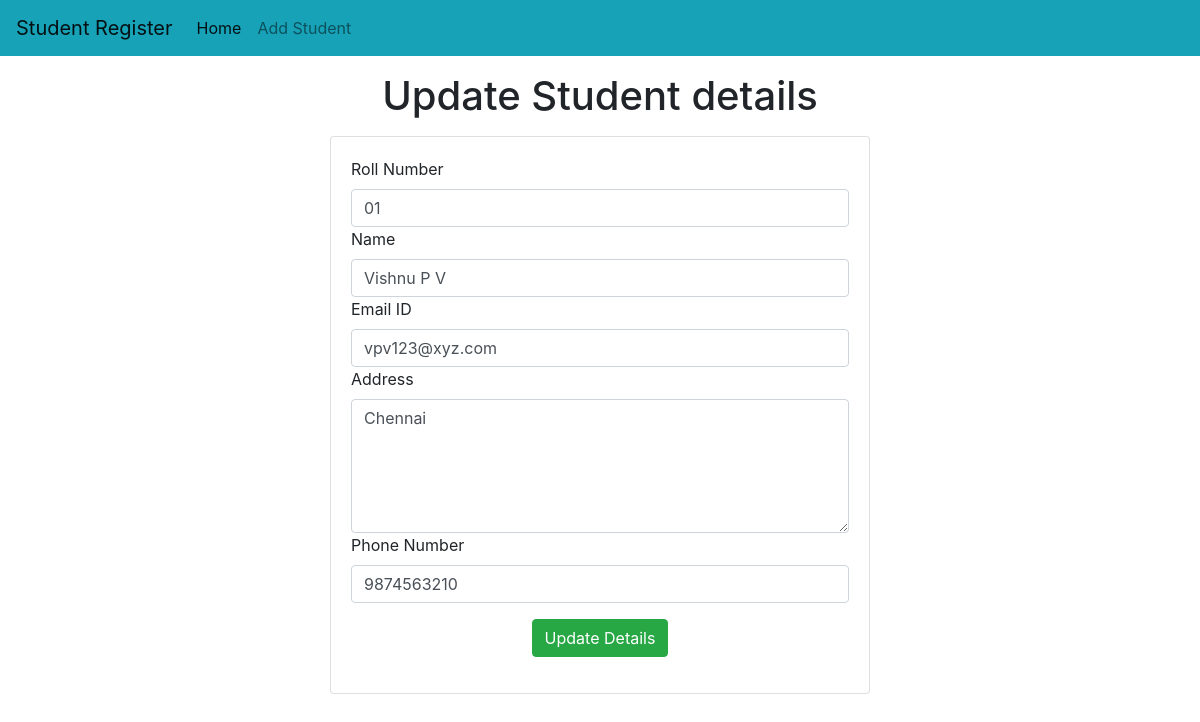
Page /std/update-std/1 on the committed database.
### std/models.py (models this page shows)
class Student(models.Model):
    roll = models.CharField(max_length=100)
    name = models.CharField(max_length=100)
    email = models.CharField(max_length=150)
    address = models.CharField(max_length=200)
    phone = models.CharField(max_length=10)

### std/views.py (the view)
# urls.py: path('update-std/<int:roll>',update_std),
def update_std(request,roll):
    std = Student.objects.get(pk=roll)
    return render(request,"std/update_std.html",{'std':std})

### template/std/update_std.html (shortened to what this page needs)
<!doctype html>
<html lang="en">
  <head>
    <link rel="stylesheet" href="https://cdn.jsdelivr.net/npm/bootstrap@4.0.0/dist/css/bootstrap.min.css">
  </head>
  <body>
    {% include 'std/navbar.html'%}
    <h1 class="text-center my-3">Update Student details</h1>
    <div class="container">
        <class class="row">
            <div class="col-md-6 offset-md-3">
                <div class="card">
                    <div class="card-body">
                        <form action="/std/do-update-std/{{std.id}}" method="POST">
                            <div class="md-3">
                                <label for="roll">Roll Number</label>
                                <input name="std_roll" type="text" id="roll" class="form-control" placeholder="roll number" required value="{{std.roll}}">
                            </div>
                            <div class="md-3">
                                <label for="name">Name</label>
                                <input name="std_name" type="text" id="name" class="form-control" placeholder="name" required value="{{std.name}}">
                            </div>
                            <div class="md-3">
                                <label for="email">Email ID</label>
                                <input name="std_email" type="text" id="email" class="form-control" placeholder="email id" required value="{{std.email}}">
                            </div>
                            <div class="md-3">
                                <label for="std_address">Address</label>
                                <textarea name="std_address" id="address" class="form-control" rows="5" placeholder="address">{{std.address}}</textarea>
                            </div>
                            <div class="md-3">
                                <label for="phone">Phone Number</label>
                                <input name="std_phone" type="text" id="phone" class="form-control" placeholder="phone number" value="{{std.phone}}">
                            </div>
                            <div class="container text-center my-3">
                                <button class="btn btn-success">
                                    Update Details
                                </button>
                            </div>
                        </div>
                </div>
            </div>
        </class>
    </div>
  </body>
</html>

### rows in the picture
Student: std_roll "01", std_name "Vishnu P V", std_email "vpv123@xyz.com", std_address "Chennai", std_phone "9874563210"
